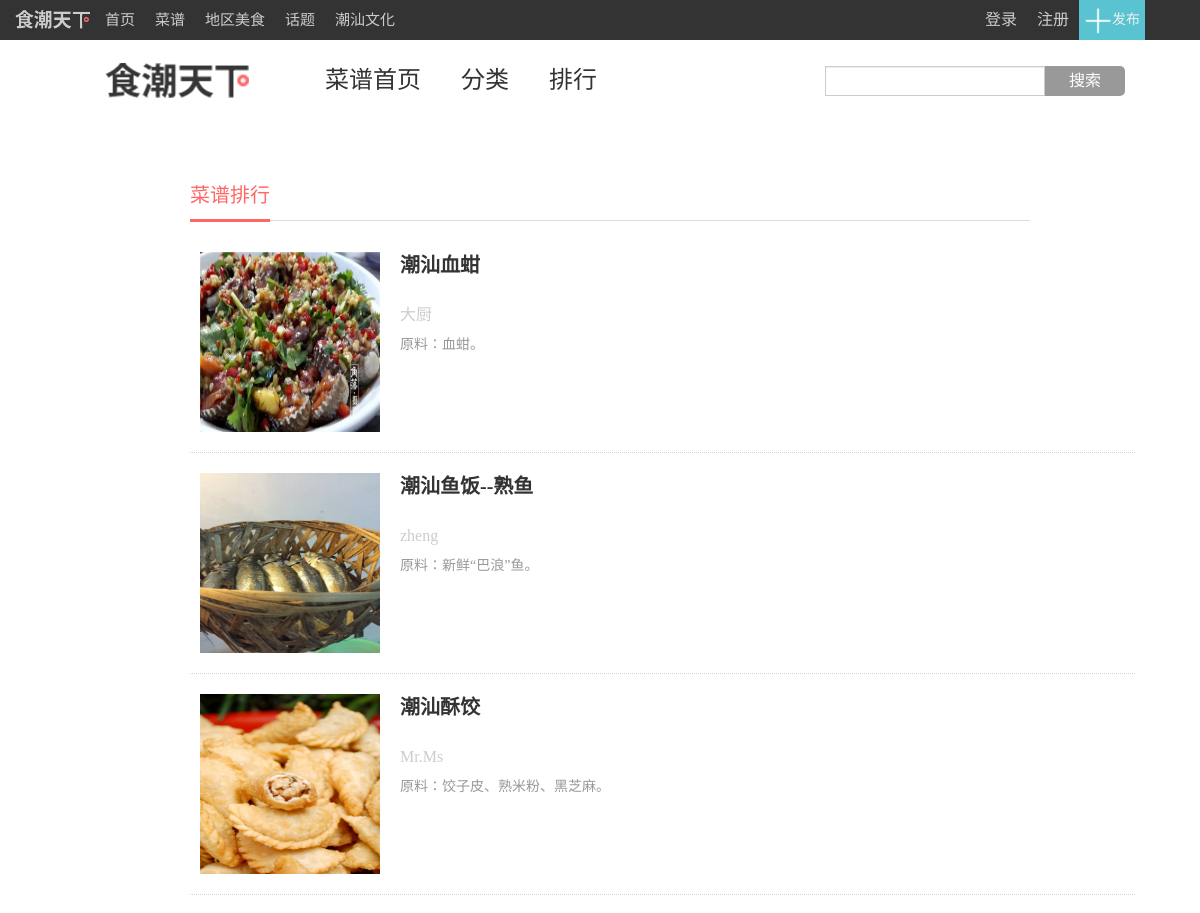
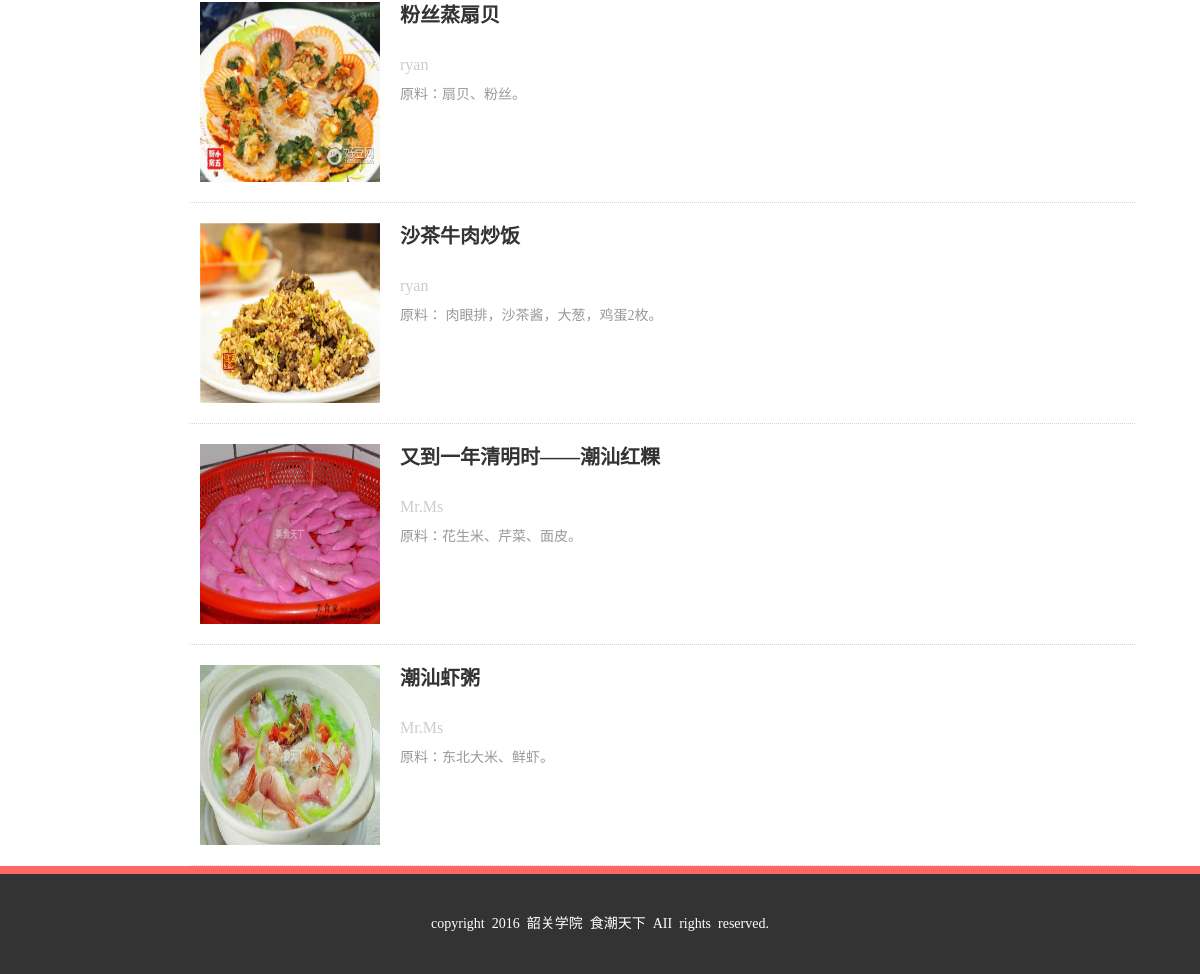
Page /php/CookBook_rank.php on the committed database (2 pictures, top to bottom).
### tables this page shows
CREATE TABLE IF NOT EXISTS `food` (
  `id` int(10) NOT NULL AUTO_INCREMENT,
  `publish_id` int(10) NOT NULL,
  `food_name` varchar(255) NOT NULL,
  `descript` text NOT NULL,
  `difficult` varchar(40) NOT NULL,
  `taste` varchar(40) NOT NULL,
  `gyi` varchar(40) NOT NULL,
  `used_time` varchar(40) NOT NULL,
  `area` varchar(40) NOT NULL,
  `main_ingredient` varchar(255) NOT NULL,
  `other_ingredient` varchar(255) NOT NULL,
  `trick` text NOT NULL,
  `created_at` datetime NOT NULL,
  `view_count` int(255) NOT NULL DEFAULT '0',
  `exam` int(255) NOT NULL DEFAULT '0',
  `check_text` varchar(255) DEFAULT NULL,
  PRIMARY KEY (`id`),
  KEY `food_publish_id` (`publish_id`)
);

### php/CookBook_rank.php (called while the page is built)
<?php
 require ('../mysql_connect.php');
  require('../models/users.php');
   require('../models/cookbook.php');
 include('../views/user/CookBook_rank.html.php');
 ?>

### models/cookbook.php (called while the page is built, shortened)
<?php
function rank_food($dbc){
  $q="select food_id, count(food_id) from food_user_like_collect group by food_id desc order by count(food_id) desc ";
  $res=$dbc->query($q);
  return $res;
}
function fing_cookbook_img($dbc,$food_id)
{
    $imgs=array();
   $sql = "select * from food_img where food_id=$food_id limit 1";
   $res = $dbc->query($sql);
   foreach ($res as $row){
      $imgs[]=$row['food_img'];
   }
   return $imgs[0];
}
function sel_food($dbc,$food_id)
{
    $sql = "select * from food  where id=$food_id";
    $food_all = $dbc->query($sql);
    return $food_all;
}
function getUser_id($dbc,$food_id){
  $q="select publish_id from food where id='$food_id'";
  $r=$dbc->query($q);
  $user_id=$r->fetchColumn(0);
  return $user_id;
}
 ?>

### models/users.php (called while the page is built, shortened)
<?php header( 'Content-Type:text/html;charset=utf-8');
function getName_food_id($dbc,$food_id){
  $q="select publish_id from food where id='$food_id'";
  $r=$dbc->query($q);
  $user_id=$r->fetchColumn(0);
  $q="select name from personal_info where id=$user_id";
  $r=$dbc->query($q);
  $user_name=$r->fetchColumn(0);
   return $user_name;
}
 ?>

### views/user/CookBook_rank.html.php (the view, shortened to what this page needs)
<div class="CookBook_category_content">
	<div class="ui_title_wrap">
	<h1><a  href="">菜谱排行</a></h1>
	</div>
	<div style="width: 945px; height: 200px;">
	<ul class="my_cookbook_list_ul food_rank_ul">
	<?php $food_id_res=rank_food($dbc); foreach($food_id_res as $food_id_row){	 ?>
		<li>
		<div class="food_rank_con">
		    <div><a target="_blank" class="food_rank_img"   href="CookBook_recipe.php?food_id=<?php echo $food_id_row['food_id']; ?>"><img class="my_cookbook_list_img "  src="<?php echo fing_cookbook_img($dbc,$food_id_row['food_id']); ?>" alt="" >
		    </a></div>
			<div class="my_cookbook_list_detail">
			<?php $food_res=sel_food($dbc,$food_id_row['food_id']);foreach($food_res as $food_row){ 	 ?>
							<h2><a target="_blank" href="CookBook_recipe.php?food_id=<?php echo $food_id_row['food_id']; ?>"><?php echo $food_row['food_name']; ?></a></h2>
							<p class="my_cookbook_list_detail_p" style="margin-left: 0;"><a target="_blank" href="personal_cookbook.php?user_id=<?php echo getUser_id($dbc,$food_id_row['food_id']); ?>"><?php echo getName_food_id($dbc,$food_id_row['food_id']); ?></a></p>
							<p class="my_cookbook_list_detail_p" style="margin-top:-10px;" >原料：<?php echo $food_row['main_ingredient'];} ?>。</p>
			</div>
		</div>
		</li>
		<?php } ?>
	</ul>
</div>
</div>

### assets/css/indexTop.css (style rules this page uses)
body { font: 14px "Hiragino Sans GB",STHeiti,"微软雅黑","Microsoft YaHei",Helvetica,Arial,serif; }
.bar { float: right; margin-right: 30px; position:relative; right:20px; }
.top-bar { height: 40px; background: #333; color: #999; top: 0; position: fixed; z-index: 10000; width: 100%; left: 0; min-width: 990px; }
.top-bar .bar-left { height: 40px; margin-left: 20px; }
ol,ul { list-style: none; }
.top-bar .bar-left li { float: left; height: 40px; }
.bar-link a, .top-bar .bar-left li a { font-size: 15px; color: #ccc; height: 40px; line-height: 40px; padding: 0 10px; text-decoration: none; display: inline-block; }
li a { font-size: 16px; color: #ccc; height: 40px; line-height: 40px; padding: 0 10px; text-decoration: none; display: inline-block; }
.right { float: right; margin-right: 50px; }
.bar-right li { list-style-image: none; list-style-type: none; float: right; }
.bar-right li a { display: block; }
.bar-text { background: #59C3D1; color: #f1f1f1; width: auto; text-align: center; height: 40px; line-height: 40px; overflow: hidden; position: relative; z-index: 199011; cursor: pointer; margin-right: 5px; padding-left: 5px; padding-right: 5px; }
.bar-text img { border: 0; vertical-align: middle; }
.logo_wrap2 { padding-top: 50px; }
.w { position: relative; top: 0; left: 0; }
.logo_wrap2 .logo_inner { background: url("../../assets/img/logo.png") no-repeat scroll left center; width: 158px; }
.logo_wrap2 .logo_inner a { display: block; height: 60px; overflow: hidden; text-indent: -9999em; }
.logo_wrap2 { overflow: visible; padding-top: 50px; height: 65px; margin: auto; width: 990px; }
.logo_nav { margin-top: -50px; margin-left: 200px; }
.logo_nav a { position: relative; float: left; padding: 0 20px 15px; font-size: 24px; line-height: 60px; color: #333; text-decoration: none; }
.search { margin-top: 16px; margin-right: 50px; border-radius: 0!important; }
.search_btn { position: absolute; top: 16px; right: -50px; height: 30px; border-radius: 0 5px 5px 0; width: 80px; height: 30px; font-size: 16px; color: #fff; text-align: center; background: #999; line-height: 30px; }
.logo_search { position: absolute; right: -30px; width: 250px; }
.CookBook_category_content { margin-top: 50px; margin-bottom: 150px; width: 70%; margin-left: 190px; }
.ui_title_wrap { line-height: 30px; font-size: 20px; border-bottom: 1px solid #ddd; height: 55px; }
.ui_title_wrap h1 { color: #ff6767; border-bottom: 3px solid #ff6767; float: left; font-weight: 400; display: inline-block; font-size: 20px; margin-right: 20px; padding-bottom: 4px; outline: 0; max-width: 100%; overflow: hidden; text-decoration: none; text-overflow: ellipsis; white-space: nowrap; }
.ui_title_wrap h1 a { color: #ff6767; }

### assets/css/footer.css (style rules this page uses)
.footer { clear: both; width: 100%; margin-top: 20px; background: #FF6767; padding-top: 8px; }
.footer-content { padding: 40px 0; background: #333; color: #fff; font-size: 14px; overflow: hidden; text-align: center; }

### assets/css/mc-all.css (style rules this page uses)
.my_cookbook_list_img { width: 180px; height: 180px; }
.my_cookbook_list_ul { width: 1180px;margin-left:0px; }
.my_cookbook_list_ul li { border-bottom: 1px dotted #d4d4d4; display: block; display: table; float: left; padding: 20px 0; width: 100%; }
.my_cookbook_list_detail { position: relative; left: 200px; top: -120px; width: 600px; }
.my_cookbook_list_detail h2 a { color: #333; font-size: 20px; }
.my_cookbook_list_detail_p { margin-left: 10px; color: #999; }

### assets/css/style.css (style rules this page uses)
* { margin: 0;padding: 0;font-family: "微软雅黑"; }
a { text-decoration: none; color: #333; }
.left { float:left; }
.right { float:right; }
ul { list-style-type: none; }
img { border: 0; }
input,textarea { outline: 0; }

### assets/css/index_Beauty.css (style rules this page uses)
ul, li { margin: 0; padding: 0; border: 0; font-size: 100%; font: inherit; vertical-align: baseline; }
.food_rank_ul { width: 945px;margin-left:0px; }
.food_rank_con { height: 180px; }
.food_rank_img { font-size: 16px; color: #ccc; height: 40px; line-height: 40px; text-decoration: none; display: inline-block; }

### rows in the picture
food: food_name "潮汕血蚶", food_id "大厨", main_ingredient "血蚶"
food: food_name "潮汕鱼饭--熟鱼", food_id "zheng", main_ingredient "新鲜“巴浪”鱼"
food: food_name "潮汕酥饺", food_id "Mr.Ms", main_ingredient "饺子皮、熟米粉、黑芝麻"
food: food_name "粉丝蒸扇贝", food_id "ryan", main_ingredient "扇贝、粉丝"
food: food_name "沙茶牛肉炒饭", food_id "ryan", main_ingredient "肉眼排，沙茶酱，大葱，鸡蛋2枚"
food: food_name "又到一年清明时——潮汕红粿", food_id "Mr.Ms", main_ingredient "花生米、芹菜、面皮"
food: food_name "潮汕虾粥", food_id "Mr.Ms", main_ingredient "东北大米、鲜虾"
